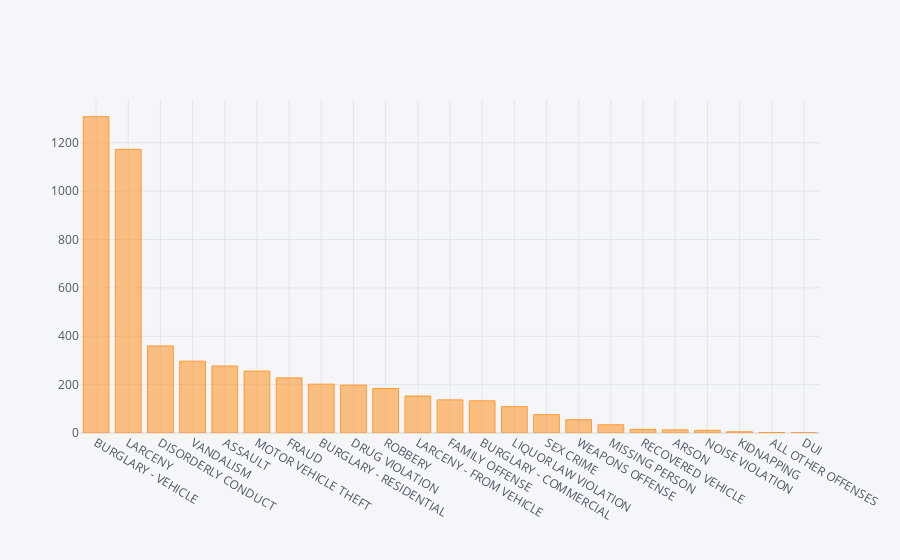

Notebook cell for this chart:
### Markdown cell above
---
<br/><br/><br/>

### CVLEGEND

The CVLEGEND field provides the broad category of crime and is a good mechanism to group potentially similar crimes.

### Code cell
configure_plotly_browser_state()

calls['CVLEGEND'].value_counts().iplot(kind="bar")

### Figure 1 — Plotly figure (JSON) as saved in the notebook; plotly's stock layout.template omitted (floating-point values rounded to 4 significant figures)
{"data": [{"marker": {"color": "rgba(255, 153, 51, 0.6)", "line": {"color": "rgba(255, 153, 51, 1.0)", "width": 1}}, "name": "CVLEGEND", "orientation": "v", "text": "", "x": ["BURGLARY - VEHICLE", "LARCENY", "DISORDERLY CONDUCT", "VANDALISM", "ASSAULT", "MOTOR VEHICLE THEFT", "FRAUD", "BURGLARY - RESIDENTIAL", "DRUG VIOLATION", "ROBBERY", "LARCENY - FROM VEHICLE", "FAMILY OFFENSE", "BURGLARY - COMMERCIAL", "LIQUOR LAW VIOLATION", "SEX CRIME", "WEAPONS OFFENSE", "MISSING PERSON", "RECOVERED VEHICLE", "ARSON", "NOISE VIOLATION", "KIDNAPPING", "ALL OTHER OFFENSES", "DUI"], "y": [1308, 1173, 360, 297, 277, 256, 228, 202, 198, 184, 153, 137, 133, 109, 76, 55, 34, 15, 13, 11, 5, 2, 1], "type": "bar"}], "layout": {"legend": {"bgcolor": "#F5F6F9", "font": {"color": "#4D5663"}}, "paper_bgcolor": "#F5F6F9", "plot_bgcolor": "#F5F6F9", "title": {"font": {"color": "#4D5663"}}, "xaxis": {"gridcolor": "#E1E5ED", "showgrid": true, "tickfont": {"color": "#4D5663"}, "title": {"font": {"color": "#4D5663"}, "text": ""}, "zerolinecolor": "#E1E5ED"}, "yaxis": {"gridcolor": "#E1E5ED", "showgrid": true, "tickfont": {"color": "#4D5663"}, "title": {"font": {"color": "#4D5663"}, "text": ""}, "zerolinecolor": "#E1E5ED"}}}
